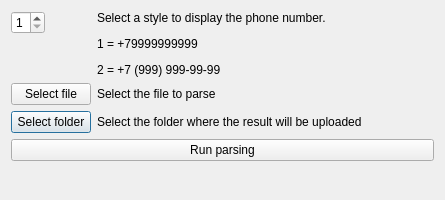
<?xml version="1.0" encoding="UTF-8"?>
<ui version="4.0">
 <class>Dialog</class>
 <widget class="QDialog" name="Dialog">
  <property name="geometry">
   <rect>
    <x>0</x>
    <y>0</y>
    <width>445</width>
    <height>200</height>
   </rect>
  </property>
  <property name="windowTitle">
   <string>PhoneNumberParser 3000</string>
  </property>
  <layout class="QFormLayout" name="formLayout">
   <item row="4" column="1">
    <widget class="QLabel" name="label">
     <property name="text">
      <string>Select the file to parse</string>
     </property>
    </widget>
   </item>
   <item row="5" column="0">
    <widget class="QPushButton" name="pushButton_2">
     <property name="text">
      <string>Select folder</string>
     </property>
    </widget>
   </item>
   <item row="5" column="1">
    <widget class="QLabel" name="label_2">
     <property name="text">
      <string>Select the folder where the result will be uploaded</string>
     </property>
    </widget>
   </item>
   <item row="6" column="0" colspan="2">
    <widget class="QPushButton" name="pushButton_3">
     <property name="text">
      <string>Run parsing</string>
     </property>
    </widget>
   </item>
   <item row="4" column="0">
    <widget class="QPushButton" name="pushButton">
     <property name="text">
      <string>Select file</string>
     </property>
    </widget>
   </item>
   <item row="2" column="1">
    <widget class="QLabel" name="label_4">
     <property name="text">
      <string>&lt;html&gt;&lt;head/&gt;&lt;body&gt;&lt;p&gt;Select a style to display the phone number.&lt;/p&gt;&lt;p&gt;1 = +79999999999&lt;/p&gt;&lt;p&gt;2 = +7 (999) 999-99-99&lt;/p&gt;&lt;/body&gt;&lt;/html&gt;</string>
     </property>
    </widget>
   </item>
   <item row="2" column="0">
    <widget class="QSpinBox" name="spinBox">
     <property name="minimum">
      <number>1</number>
     </property>
     <property name="maximum">
      <number>2</number>
     </property>
    </widget>
   </item>
  </layout>
 </widget>
 <resources/>
 <connections/>
</ui>
